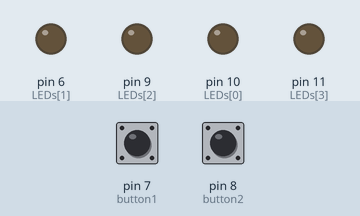
This sketch was run on a simulated Arduino Uno, built with avr-gcc and run on an emulated ATmega328P. Parts: output pins drawn as LEDs (lit = HIGH). The inputs (shaded band) are chosen by the test bench; at power-on: pin 7 (button1) LOW, pin 8 (button2) LOW.

Above: at 1.2 s.
1.3 s: pin 7 (button1) pulled HIGH for 0.15 s
At 2.6 s:
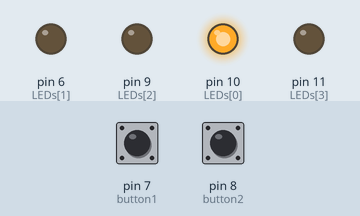
2.9 s: pin 7 (button1) pulled HIGH for 1 s
At 5.1 s:
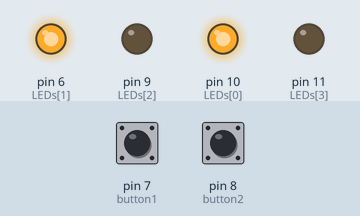
5.4 s: pin 7 (button1) pulled HIGH for 0.15 s
At 6.0 s:
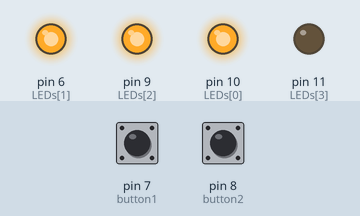
7.0 s: pin 8 (button2) pulled HIGH for 0.15 s
At 8.3 s:
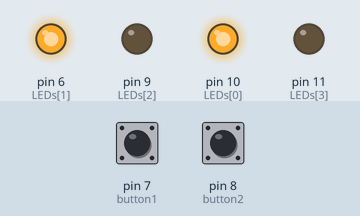
8.6 s: pin 8 (button2) pulled HIGH for 1 s
At 10.9 s:
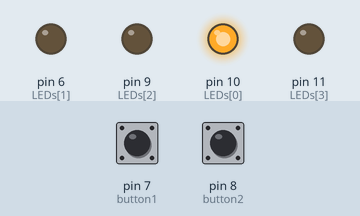
Timing chart, 0 to 12.1 s (numbered marks = the images above; inputs shaded):
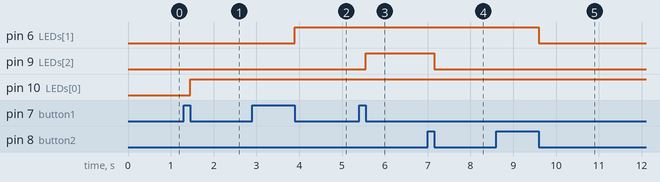

The sketch:

FourLEDsButton.ino
```cpp
int LEDs[ ] = {10,6,9,11} ;
int button1=7, button2=8;
int LEDcount =sizeof(LEDs)/sizeof(int) ;
void setup()
{ pinMode(button1, INPUT);  pinMode(button2, INPUT);
  for (int i=0; i<LEDcount ; i++)
    pinMode(LEDs[i], OUTPUT);
}
int count=0 ;
void loop()
{
  if (digitalRead(button1) == HIGH )
  { if (count<4)count++;
    while(digitalRead(button1) == HIGH );
  }
  if (digitalRead(button2) == HIGH )
  { if (count>0)count--;
    while(digitalRead(button2) == HIGH );
  }
  if(count==0) digitalWrite(LEDs[0], LOW);
  if (count==1){
    digitalWrite(LEDs[0], HIGH);
    digitalWrite(LEDs[1], LOW);
  }
  if (count==2){
    digitalWrite(LEDs[1], HIGH);
    digitalWrite(LEDs[2], LOW);
  }
  if (count==3){
    digitalWrite(LEDs[2], HIGH);
    digitalWrite(LEDs[3], LOW);
  }

  if (count==4)digitalWrite(LEDs[4], HIGH);


}
```

Measured:
- after the input at 1.3 s, pin 10 (LEDs[0]): LOW → HIGH after 0.15 s
- after the input at 2.9 s, pin 6 (LEDs[1]): LOW → HIGH after 1.0 s
- after the input at 5.4 s, pin 9 (LEDs[2]): LOW → HIGH after 0.15 s
- after the input at 7.0 s, pin 9 (LEDs[2]): HIGH → LOW after 0.15 s
- after the input at 8.6 s, pin 6 (LEDs[1]): HIGH → LOW after 1.0 s
